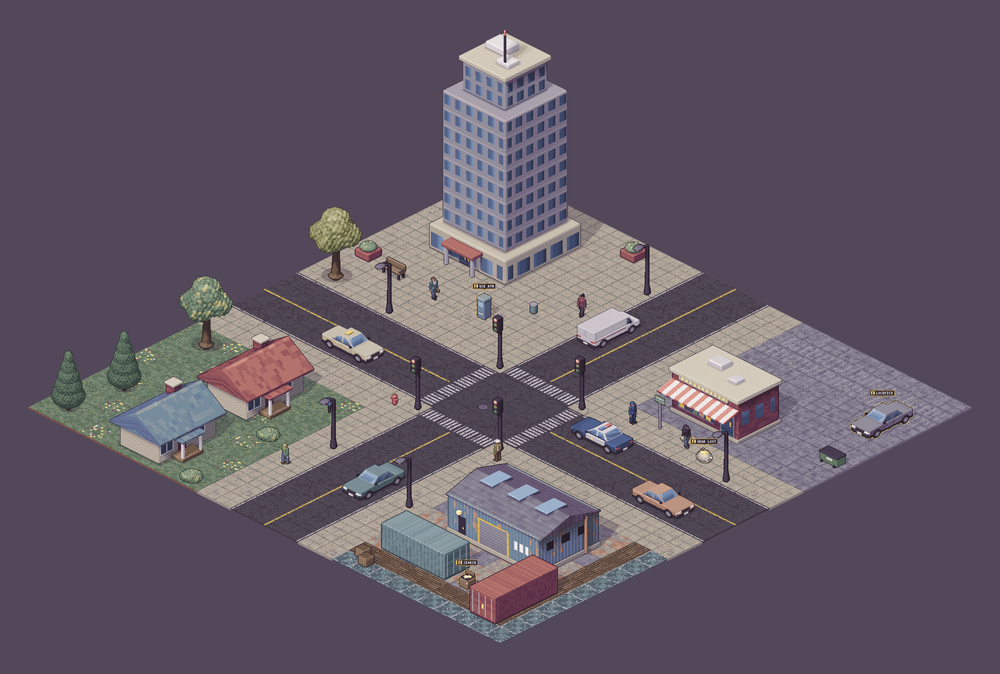
#> input picture docs/screenshots/phase0/reference_1x.png, 1000 x 674 px, shrunk from 1900 x 1280 before the run, found by its file name
$ python compare_reference.py
#> lines starting #> are read from the running program, lines starting #| are printed output that depends on the picture; after the words box and inside, x2 and y2 are one past the last pixel; in counts of white or black regions, pixels touching at a corner belong together
"""Compare a game screenshot with the reference scene, pixel by pixel.

Usage: python3 -I tools/compare_reference.py [shot.png] [reference.png]
Defaults: shots/reference_1x.png against art/scene_overcast_day_1x.png.

The screenshot (taken with ?scene=reference at 1x zoom) is aligned to the reference by the bounding box
of everything that is not background, refined by a small search. Prints how many pixels match exactly
and within a small tolerance, and writes shots/reference_diff.png (differences in red).
"""
import sys
import numpy as np
from PIL import Image

BG = np.array([83, 72, 89])


def content_box(rgb):
    diff = np.abs(rgb.astype(int) - BG).sum(-1) > 6
    ys, xs = np.nonzero(diff)
    return ys.min(), xs.min(), ys.max(), xs.max()


def main():
    shot_path = sys.argv[1] if len(sys.argv) > 1 else 'shots/reference_1x.png'
    ref_path = sys.argv[2] if len(sys.argv) > 2 else 'art/scene_overcast_day_1x.png'
    shot = np.array(Image.open(shot_path).convert('RGB')).astype(int)
    ref = np.array(Image.open(ref_path).convert('RGB')).astype(int)
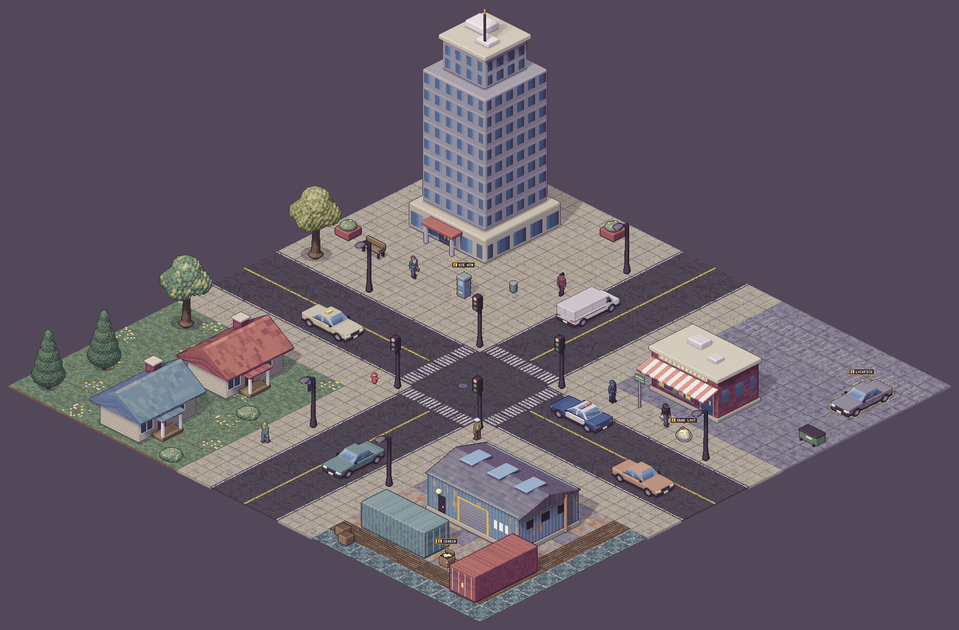
#> input picture art/scene_overcast_day_1x.png, 959 x 630 px, shrunk from 1823 x 1197 before the run, found by its file name
    ry0, rx0, _, _ = content_box(ref)
#> in content_box, `diff = np.abs(rgb.astype(int) - BG).sum(-1) > 6`:
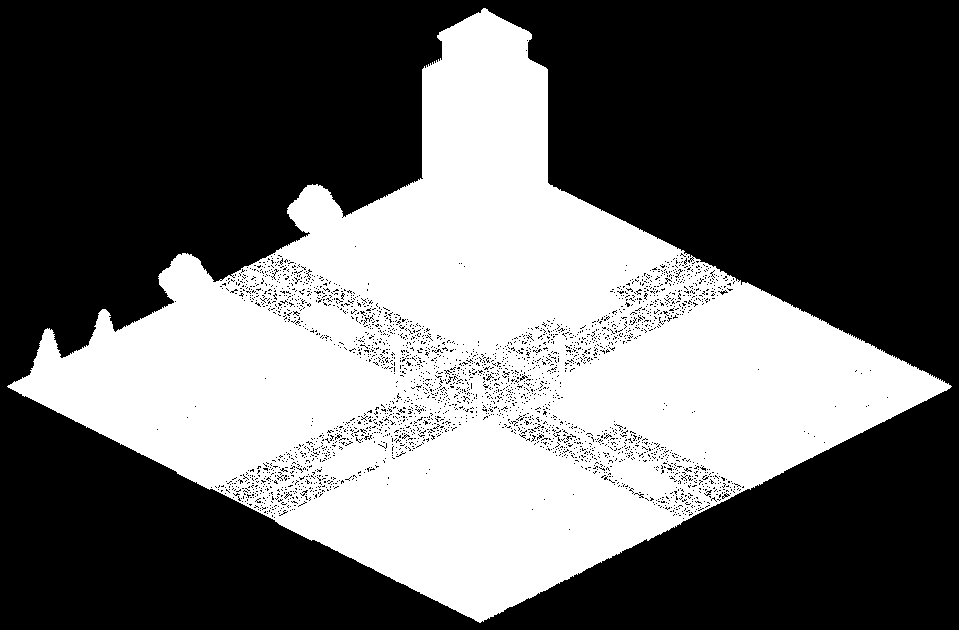
#> diff: shape (630, 959) bool; 39.4% white; 1 white region, box (x1, y1, x2, y2) and area: (7, 8, 952, 623) 237914
#> ry0 = 8; rx0 = 7
    sy0, sx0, _, _ = content_box(shot)
#> in content_box (call 2), `diff = np.abs(rgb.astype(int) - BG).sum(-1) > 6`:
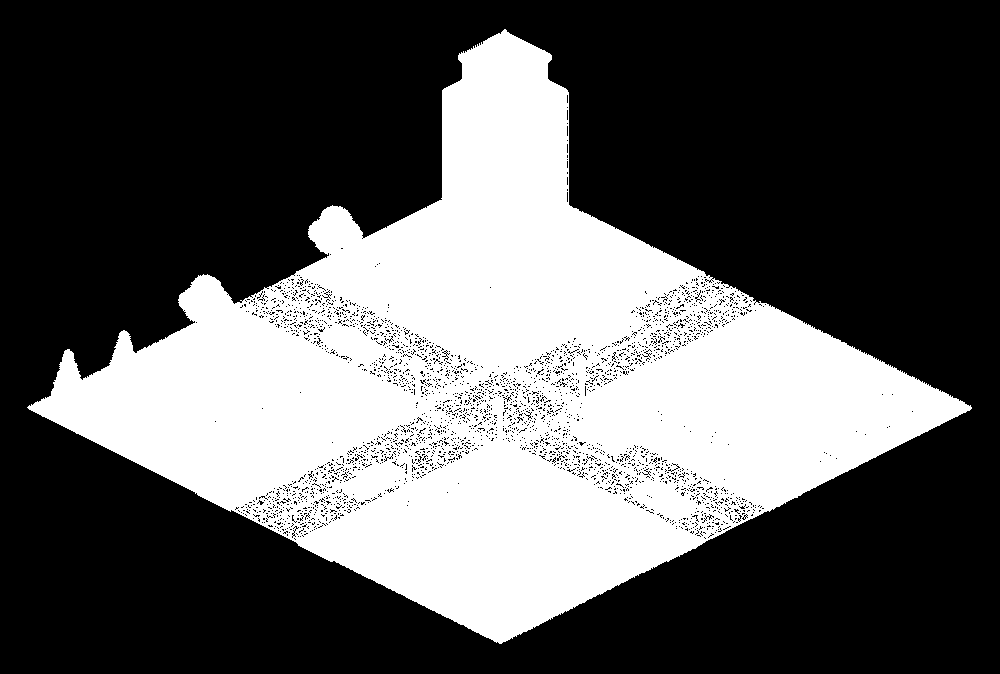
#> diff: shape (674, 1000) bool; 35.4% white; 1 white region, box (x1, y1, x2, y2) and area: (27, 29, 972, 644) 238329
#> sy0 = 29; sx0 = 27
    H, W = ref.shape[:2]
#> H = 630; W = 959
    best = None
    for dy in range(-4, 5):
        for dx in range(-4, 5):
            oy, ox = sy0 - ry0 + dy, sx0 - rx0 + dx
            if oy < 0 or ox < 0 or oy + H > shot.shape[0] or ox + W > shot.shape[1]:
                continue
            crop = shot[oy:oy + H, ox:ox + W]
            score = (np.abs(crop - ref).sum(-1) == 0).mean()
            if best is None or score > best[0]:
                best = (score, oy, ox)
#> after the loop, best = (0.624, 21, 20)
    if best is None:
        sys.exit('screenshot too small to hold the reference; use a bigger viewport')
    _, oy, ox = best
#> oy = 21; ox = 20
    crop = shot[oy:oy + H, ox:ox + W]
    d = np.abs(crop - ref).max(-1)
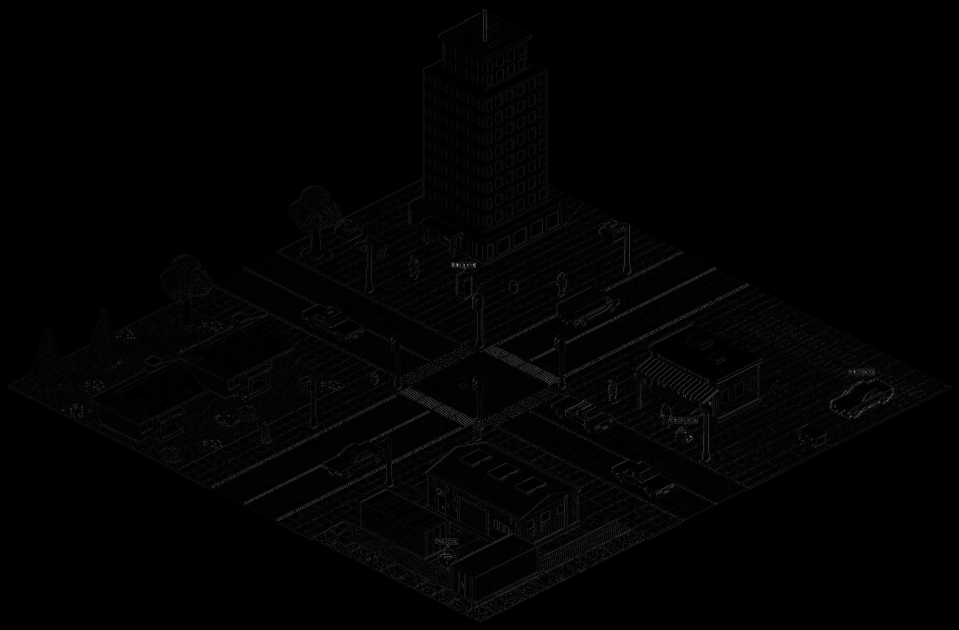
#> d: shape (630, 959) int64; min 0, max 162, mean 2.2
    content = np.abs(ref - BG).sum(-1) > 6
    exact = (d == 0).mean()
#> exact = 0.624
    near = (d <= 3).mean()
#> near = 0.822
    exact_c = (d[content] == 0).mean()
#> exact_c = 0.0851
    near_c = (d[content] <= 3).mean()
#> near_c = 0.556
    out = (ref * 0.35).astype(np.uint8)
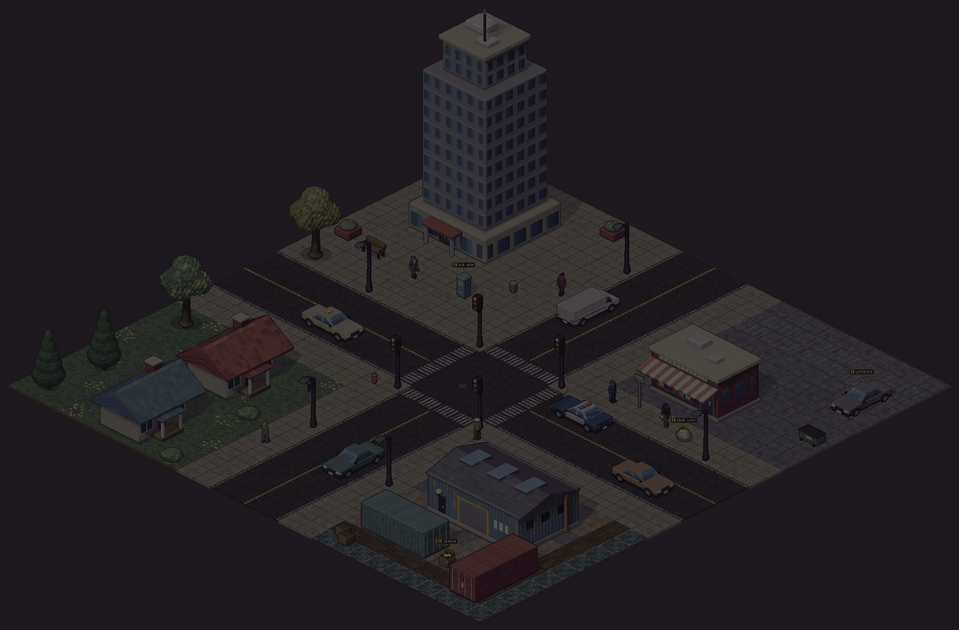
#> out: shape (630, 959, 3); mean R, G, B 35, 31.5, 35.5
    out[d > 3] = (255, 40, 40)
    out[(d > 0) & (d <= 3)] = (255, 200, 60)
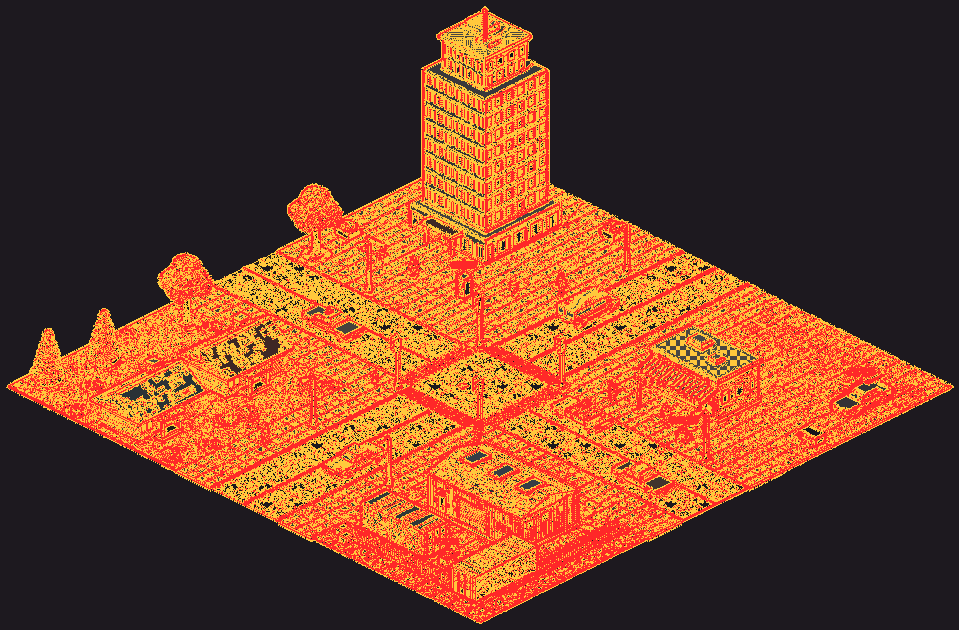
#> out: shape (630, 959, 3); mean R, G, B 114.6, 62.9, 38.8
    Image.fromarray(out).save('shots/reference_diff.png')
    print(f'aligned at offset ({ox}, {oy}) in the screenshot')
#| aligned at offset (20, 21) in the screenshot
    print(f'all pixels:     exact {exact:.4%}   within ±3 {near:.4%}')
#| all pixels:     exact 62.4144%   within ±3 82.2143%
    print(f'content pixels: exact {exact_c:.4%}   within ±3 {near_c:.4%}')
#| content pixels: exact 8.5106%   within ±3 55.5537%
    print(f'pixels off by more than 3: {(d > 3).sum()} of {d.size}')
#| pixels off by more than 3: 107456 of 604170
    print('diff image: shots/reference_diff.png (red: >3 off, yellow: 1-3 off)')


if __name__ == '__main__':
    main()
